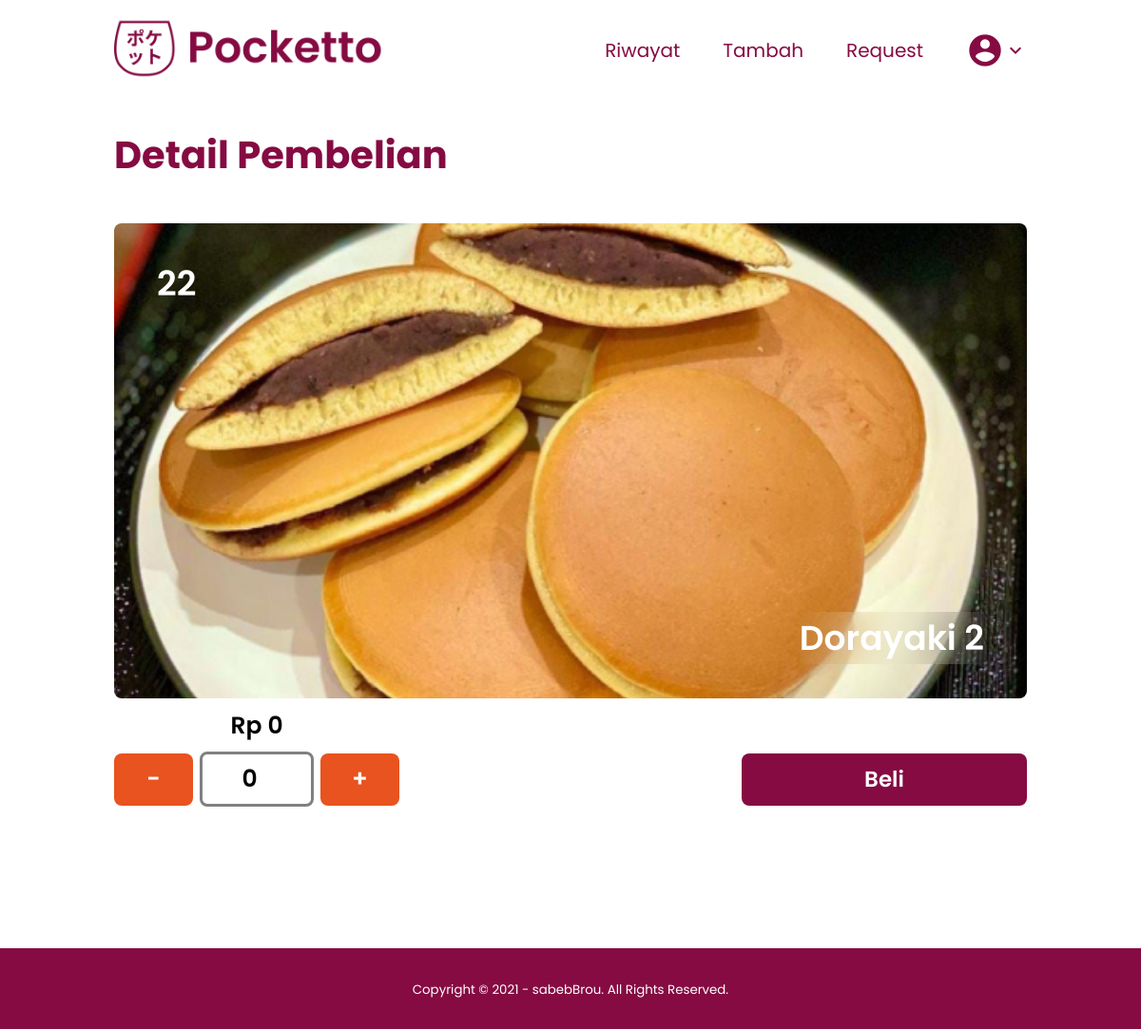
Screenshot of /pages/buy_dorayaki.php?nama=Dorayaki 2 (signed in) with the database file from the repository.
### tables this page shows
CREATE TABLE Dorayaki (
nama varchar (255),
deskripsi varchar (255),
harga int,
stok int,
jumlah_terjual int, gambar text,
PRIMARY KEY (nama)
);

### pages/buy_dorayaki.php (the view, shortened to what this page needs)
<?php
$db = new MyDB();
$nama = $_GET["nama"];
$result = $db->query("select * from dorayaki where nama ='$nama'");
$data= array();
while ($res= $result->fetchArray(1))
{
array_push($data, $res);
}
?>
<!DOCTYPE html>
<html lang="en">
<head>
	<link rel="stylesheet" href="../css/buy_modify.css" />
</head>
<body>
	<?php
		include "intermediate/navbar.php";
		echo create_navbar();
	?>
	<div class="container">
		<div class="text content-title">
			<h1>Detail Pembelian</h1>
		</div>
		<div style="background-image: url('<?=$data[0]['gambar']?>');" class="content-detail">
			<p class="counter"><?=$data[0]["stok"]?></p>
			<p class="varian"><?=$data[0]["nama"]?></p>
		</div>
		<div class="deskripsi-harga">
			Rp 0
		</div>
		<form class="content-foot" action="buy_dorayaki.php?nama=<?=$data[0]["nama"]?>" method="post">
			<div class="button-price">
				<input type="button" value="-" class="counter-btn" onclick="editDorayaki(-1); updateHarga()"/>
				<input type="number" name="jumlah" class="stok-input" min="0" max="<?=$data[0]["stok"]?>" value="0" oninput="updateHarga()"/>
				<input type="button" value="+" class="counter-btn" onclick="editDorayaki(+1); updateHarga()"/>
			</div>
			<div class="submit-btn">
				<input type="submit" name="submit" value="Beli" class="beli-btn" />
			</div>
		</form>
	</div>
	<footer>
		<small>Copyright © 2021 - sabebBrou. All Rights Reserved.</small>
	</footer>
</body>
</html>

### css/buy_modify.css (style rules this page uses)
html, body { margin: 0; padding: 0; }
.container { align-items: center; width: 80%; margin: auto; margin-bottom: 150px; }
.content-title { padding-top: 30px; padding-bottom: 30px; font-size: 100%; }
.content-detail { height: 500px; background-repeat: no-repeat; background-size: cover; background-position: center; border-radius: 8px; overflow: hidden; position: relative; margin-bottom: 10px; }
.counter { position: absolute; display: flex; font-weight: 600; font-size: 36px; color: #ffffff; margin-left: 45px; backdrop-filter: blur(30px); -webkit-backdrop-filter: blur(30px); }
.varian { position: absolute; bottom: 0; right: 0; margin-right: 45px; font-weight: 600; font-size: 36px; color: #ffffff; backdrop-filter: blur(30px); -webkit-backdrop-filter: blur(30px); }
.content-foot { display: flex; padding-top: 10px; justify-content: space-between; }
.button-price { display: flex; width: 30%; height: 55px; column-gap: 7px; align-items: center; }
.counter-btn { width: 30%; height: 100%; background: #e8531f; border-radius: 8px; font-weight: 600; font-size: 25px; text-align: center; color: #ffffff; border: none; cursor: pointer; }
.submit-btn { width: 30%; height: 55px; }
.beli-btn { height: 100%; width: 100%; background: #850b42; border-radius: 8px; font-weight: 600; font-size: 23px; text-align: center; color: #ffffff; border: none; cursor: pointer; }
.stok-input { height: 90%; width: 40%; border-radius: 8px; font-weight: 600; font-size: 25px; text-align: center; border: solid #808080; }
.deskripsi-harga { text-align: center; width: 30%; font-weight: 600; font-size: 25px; }
@media only screen and (max-width: 1280px) { .submit-btn, .button-price, .deskripsi-harga { width: 300px; } }

### css/style.css (style rules this page uses)
* { font-family: Poppins; }
.text { font-size: 20px; line-height: 30px; color: #850b42; }
footer { padding: 30px 0; background-color: #850b42; color: #fff; text-align: center; font-family: Poppins; }

### rows the page displays
dorayaki: gambar (picture), stok "22", nama "Dorayaki 2"
